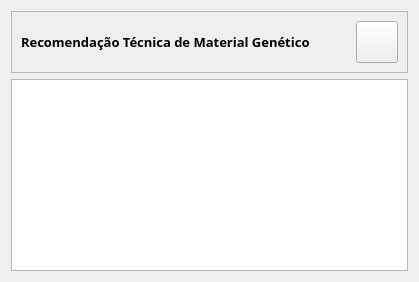
            <widget class="QWidget" name="Mat_gen">
             <layout class="QVBoxLayout" name="verticalLayout_9">
              <item>
               <widget class="QFrame" name="frame_8">
                <property name="frameShape">
                 <enum>QFrame::StyledPanel</enum>
                </property>
                <property name="frameShadow">
                 <enum>QFrame::Raised</enum>
                </property>
                <layout class="QHBoxLayout" name="horizontalLayout_8">
                 <item>
                  <widget class="QLabel" name="label_58">
                   <property name="font">
                    <font>
                     <family>Poppins SemiBold</family>
                     <pointsize>10</pointsize>
                     <weight>75</weight>
                     <bold>true</bold>
                    </font>
                   </property>
                   <property name="text">
                    <string>Recomendação Técnica de Material Genético</string>
                   </property>
                  </widget>
                 </item>
                 <item>
                  <spacer name="horizontalSpacer_5">
                   <property name="orientation">
                    <enum>Qt::Horizontal</enum>
                   </property>
                   <property name="sizeHint" stdset="0">
                    <size>
                     <width>40</width>
                     <height>20</height>
                    </size>
                   </property>
                  </spacer>
                 </item>
                 <item>
                  <widget class="QPushButton" name="button_open_3">
                   <property name="minimumSize">
                    <size>
                     <width>42</width>
                     <height>42</height>
                    </size>
                   </property>
                   <property name="text">
                    <string/>
                   </property>
                  </widget>
                 </item>
                </layout>
               </widget>
              </item>
              <item>
               <widget class="QTableWidget" name="tab_4">
                <property name="font">
                 <font>
                  <family>Poppins</family>
                  <pointsize>8</pointsize>
                  <weight>75</weight>
                  <bold>true</bold>
                 </font>
                </property>
                <property name="frameShadow">
                 <enum>QFrame::Plain</enum>
                </property>
                <property name="lineWidth">
                 <number>10</number>
                </property>
                <property name="sortingEnabled">
                 <bool>true</bool>
                </property>
                <attribute name="horizontalHeaderDefaultSectionSize">
                 <number>150</number>
                </attribute>
                <attribute name="horizontalHeaderMinimumSectionSize">
                 <number>50</number>
                </attribute>
                <attribute name="verticalHeaderVisible">
                 <bool>false</bool>
                </attribute>
                <attribute name="verticalHeaderDefaultSectionSize">
                 <number>80</number>
                </attribute>
                <attribute name="verticalHeaderHighlightSections">
                 <bool>false</bool>
                </attribute>
                <attribute name="verticalHeaderMinimumSectionSize">
                 <number>40</number>
                </attribute>
               </widget>
              </item>
             </layout>
            </widget>
